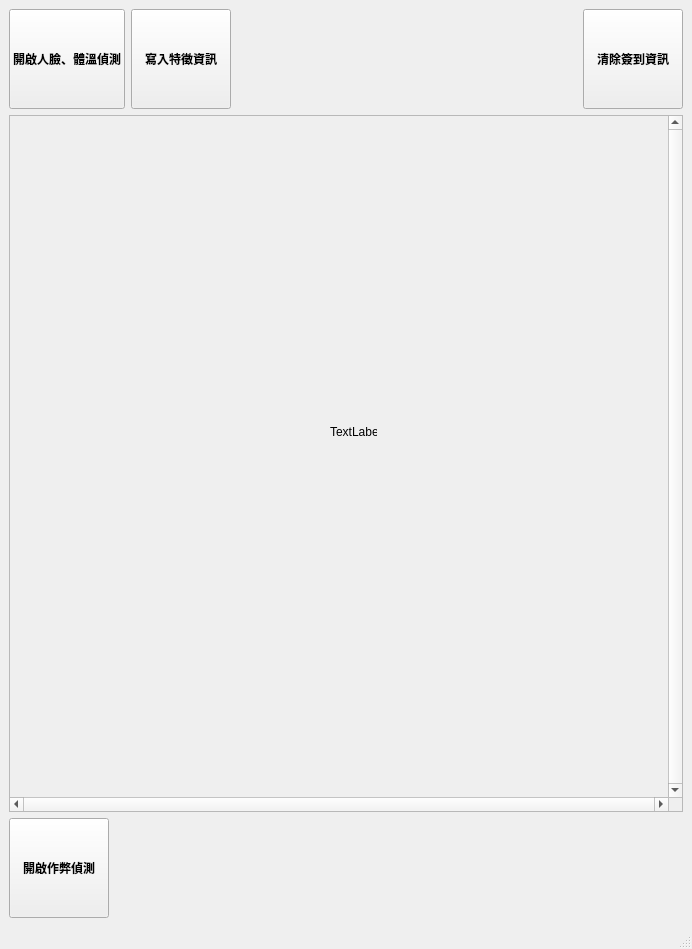
<?xml version="1.0" encoding="UTF-8"?>
<ui version="4.0">
 <class>MainWindow</class>
 <widget class="QMainWindow" name="MainWindow">
  <property name="geometry">
   <rect>
    <x>0</x>
    <y>0</y>
    <width>692</width>
    <height>949</height>
   </rect>
  </property>
  <property name="windowTitle">
   <string>Webcam_example</string>
  </property>
  <widget class="QWidget" name="centralwidget">
   <layout class="QVBoxLayout" name="verticalLayout_2">
    <item>
     <layout class="QVBoxLayout" name="MainBox">
      <property name="bottomMargin">
       <number>0</number>
      </property>
      <item>
       <layout class="QHBoxLayout" name="TopBox">
        <item>
         <widget class="QPushButton" name="Camopen">
          <property name="minimumSize">
           <size>
            <width>100</width>
            <height>100</height>
           </size>
          </property>
          <property name="font">
           <font>
            <family>Arial</family>
            <weight>75</weight>
            <bold>true</bold>
           </font>
          </property>
          <property name="text">
           <string>開啟人臉、體溫偵測</string>
          </property>
         </widget>
        </item>
        <item>
         <widget class="QPushButton" name="Camstop">
          <property name="minimumSize">
           <size>
            <width>100</width>
            <height>100</height>
           </size>
          </property>
          <property name="font">
           <font>
            <family>Arial</family>
            <weight>75</weight>
            <bold>true</bold>
           </font>
          </property>
          <property name="text">
           <string>寫入特徵資訊</string>
          </property>
         </widget>
        </item>
        <item>
         <spacer name="spa1">
          <property name="orientation">
           <enum>Qt::Horizontal</enum>
          </property>
          <property name="sizeHint" stdset="0">
           <size>
            <width>40</width>
            <height>20</height>
           </size>
          </property>
         </spacer>
        </item>
        <item>
         <widget class="QPushButton" name="pushButton">
          <property name="minimumSize">
           <size>
            <width>100</width>
            <height>100</height>
           </size>
          </property>
          <property name="font">
           <font>
            <family>Arial</family>
            <weight>75</weight>
            <bold>true</bold>
           </font>
          </property>
          <property name="text">
           <string>清除簽到資訊</string>
          </property>
         </widget>
        </item>
       </layout>
      </item>
      <item>
       <layout class="QHBoxLayout" name="MidBox">
        <item>
         <widget class="QScrollArea" name="view">
          <property name="minimumSize">
           <size>
            <width>670</width>
            <height>670</height>
           </size>
          </property>
          <property name="verticalScrollBarPolicy">
           <enum>Qt::ScrollBarAlwaysOn</enum>
          </property>
          <property name="horizontalScrollBarPolicy">
           <enum>Qt::ScrollBarAlwaysOn</enum>
          </property>
          <property name="widgetResizable">
           <bool>true</bool>
          </property>
          <widget class="QWidget" name="viewform">
           <property name="geometry">
            <rect>
             <x>0</x>
             <y>0</y>
             <width>651</width>
             <height>651</height>
            </rect>
           </property>
           <widget class="QLabel" name="viewlabel">
            <property name="geometry">
             <rect>
              <x>320</x>
              <y>310</y>
              <width>47</width>
              <height>12</height>
             </rect>
            </property>
            <property name="text">
             <string>TextLabel</string>
            </property>
           </widget>
          </widget>
         </widget>
        </item>
       </layout>
      </item>
      <item>
       <layout class="QHBoxLayout" name="botBox">
        <item>
         <widget class="QPushButton" name="posebut">
          <property name="minimumSize">
           <size>
            <width>100</width>
            <height>100</height>
           </size>
          </property>
          <property name="font">
           <font>
            <family>Arial</family>
            <weight>75</weight>
            <bold>true</bold>
           </font>
          </property>
          <property name="text">
           <string>開啟作弊偵測</string>
          </property>
         </widget>
        </item>
        <item>
         <spacer name="spa2">
          <property name="orientation">
           <enum>Qt::Horizontal</enum>
          </property>
          <property name="sizeHint" stdset="0">
           <size>
            <width>40</width>
            <height>20</height>
           </size>
          </property>
         </spacer>
        </item>
       </layout>
      </item>
     </layout>
    </item>
   </layout>
  </widget>
  <widget class="QMenuBar" name="menubar">
   <property name="geometry">
    <rect>
     <x>0</x>
     <y>0</y>
     <width>692</width>
     <height>21</height>
    </rect>
   </property>
  </widget>
  <widget class="QStatusBar" name="statusbar"/>
 </widget>
 <resources/>
 <connections/>
</ui>
